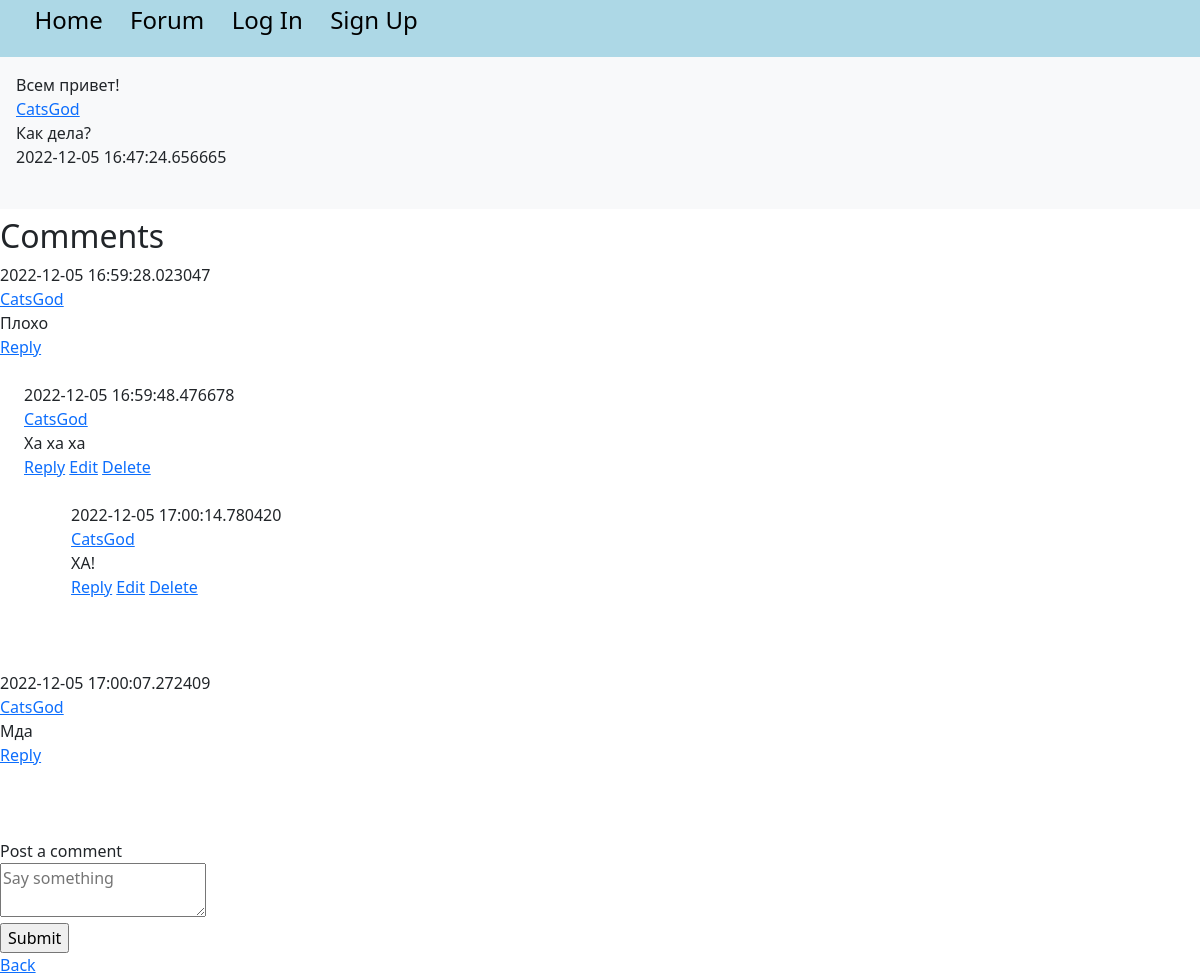
/posts/1, run on the app's committed database.
### models.py (models this page shows)
class Post(db.Model):
    id = db.Column(db.Integer, primary_key=True)
    title = db.Column(db.String(100))
    content = db.Column(db.Text)
    poster_id = db.Column(db.Integer, db.ForeignKey(User.id))
    date_posted = db.Column(db.DateTime, default=datetime.utcnow)
    slug = db.Column(db.String(256))
    comments = db.relationship('Comment', backref='commented_post')

class User(UserMixin, db.Model):
    id = db.Column(db.Integer, primary_key=True)
    email = db.Column(db.String(100), unique=True)
    password = db.Column(db.String(100))
    name = db.Column(db.String(1000))
    last_seen = db.Column(db.String(100))
    posts = db.relationship('Post', backref='poster')

class Comment(db.Model):
    id = db.Column(db.Integer, primary_key=True)
    author_id = db.Column(db.Integer, db.ForeignKey(User.id))
    author_name = db.relationship('User', backref='comment_poster')
    content = db.Column(db.Text)
    timestamp = db.Column(db.DateTime, default=datetime.utcnow)
    post_id = db.Column(db.Integer, db.ForeignKey(Post.id))
    replies = db.relationship('Reply', backref='replied_comment')

class Reply(db.Model):
    id = db.Column(db.Integer, primary_key=True)
    reply_author_id = db.Column(db.Integer, db.ForeignKey(User.id))
    reply_author_name = db.relationship('User', backref='reply_poster')
    content = db.Column(db.Text)
    timestamp = db.Column(db.DateTime, default=datetime.utcnow)
    comment_id = db.Column(db.Integer, db.ForeignKey(Comment.id))
    post_id = db.Column(db.Integer, db.ForeignKey(Post.id))
    replies = db.relationship('ReplyThread', backref='replied_thread')

class ReplyThread(db.Model):
    id = db.Column(db.Integer, primary_key=True)
    author_id = db.Column(db.Integer, db.ForeignKey(User.id))
    author_name = db.relationship('User', backref='reply_thread_poster')
    content = db.Column(db.Text)
    timestamp = db.Column(db.DateTime, default=datetime.utcnow)
    reply_id = db.Column(db.Integer, db.ForeignKey(Reply.id))
    parent_id = db.Column(db.Integer, db.ForeignKey('reply_thread.id'))
    children = db.relationship('ReplyThread', backref='parent', remote_side=[id])
    post_id = db.Column(db.Integer, db.ForeignKey(Post.id))
    depth = db.Column(db.Integer, default=1)

### app.py (the view)
@app.route('/posts/<int:id>')
def post(id):
    post = Post.query.get_or_404(id)
    comments = Comment.query.order_by(Comment.timestamp)
    replies = Reply.query.order_by(Reply.timestamp)
    reply_threads = ReplyThread.query.order_by(ReplyThread.timestamp)
    specific_comments = [comment for comment in comments if comment.post_id == id]
    return render_template("post.html", post=post, comments=specific_comments, replies=replies,
                           reply_threads=reply_threads, reply_thread_continued=reply_threads)

### templates/post.html (shortened to what this page needs)
<!DOCTYPE html>
<html lang="en">
<head>
        <link href="https://cdn.jsdelivr.net/npm/bootstrap@5.2.3/dist/css/bootstrap.min.css" rel="stylesheet">
</head>
<link rel="stylesheet" href="/static/style.css">
<body>
<div id="navbar">
    <ul>
        <a href="{{ url_for('home') }}"><li>Home</li></a>
        <a href="{{ url_for('posts') }}"><li>Forum</li></a>
         {% if not current_user.is_authenticated %}
        <a href="{{ url_for('auth.login') }}"><li>Log In</li></a> <a href="{{ url_for('auth.signup') }}"><li>Sign Up</li></a>
        {% endif %}
    </ul>
</div>
<div class="p-3 mb-2 bg-light text-dark">
{{ post.title }}<br>
<a href=" {{ url_for('main.view_profile', id=post.poster_id) }}"> {{ post.poster.name }} </a>
<br>{{ post.content }}<br>
{{ post.date_posted }}<br>
<br>
</div>
<div id="comment-container">
    <h2>Comments</h2>
    {% for comment in comments %}
        {{ comment.timestamp }} <br>
        <a href=" {{ url_for('main.view_profile', id=comment.author_id) }}"> {{ comment.author_name.name }} </a> <br>
        {{ comment.content }} <br>
        <a href="{{ url_for('reply_comment', id=comment.id) }}">Reply</a>
        <br> <br>
        <div id="comment-reply-container">
        {% for reply in replies %}
            {% if reply.comment_id == comment.id %}
                {{ reply.timestamp }} <br>
                <a href=" {{ url_for('main.view_profile', id=reply.reply_author_id) }}"> {{ reply.reply_author_name.name }} </a> <br>
                {{ reply.content }} <br>
                <a href="{{ url_for('reply_thread', id=reply.id) }}">Reply</a>
                <a href="{{ url_for('edit_reply', id=reply.id) }}">Edit</a>
                <a href="{{ url_for('delete_reply', id=reply.id) }}">Delete</a> <br><br>
                <div id="reply-thread-container">
                    {% for reply_thread in reply_threads %}
                    {% if reply_thread.reply_id == reply.id and not reply_thread.parent_id %}
                        {{ reply_thread.timestamp }} <br>
                        <a href=" {{ url_for('main.view_profile', id=reply_thread.author_id) }}"> {{ reply_thread.author_name.name }} </a> <br>
                        {{ reply_thread.content }} <br>
                        <a href="{{ url_for('reply_thread_continue', id=reply_thread.id) }}">Reply</a>
                        <a href="{{ url_for('edit_reply_thread', id=reply_thread.id) }}">Edit</a>
                        <a href="{{ url_for('delete_reply_thread', id=reply_thread.id) }}">Delete</a>
                        <br>
                    {% endif %}
                {% endfor %}
                </div>
                <br>
            {% endif %}
        {% endfor %} <br>
        </div>
    {% endfor %}
</div>
<br>
<div id="add-comment-container">
    <form class="comment-form" action="{{ url_for('post_comment', id=post.id) }}" method="post">
        <label for="comment-content">Post a comment</label>
        <div class="field">
            <textarea id="comment-content" name="comment_body" placeholder="Say something"></textarea>
        </div>
        <input type="submit">
    </form>
</div>
<a href="{{ url_for('posts') }}">Back</a>
</body>
</html>

### static/style.css (style rules this page uses)
* { font-family: Segoe UI; }
#navbar { background-color: lightblue; padding: 0.2%; }
li { font-size: 1.5em; text-decoration: none; color: black; display: inline-block; padding-right: 2%; }
#comment-reply-container { margin-left: 2%; }
#reply-thread-container { margin-left: 4%; }

### data on the page
Post: title "Всем привет!", content "Как дела?", date_posted "2022-12-05 16:47:24.656665"
User: poster.name "CatsGod"
Comment: timestamp "2022-12-05 16:59:28.023047", author_name.name "CatsGod", content "Плохо"
Reply: timestamp "2022-12-05 16:59:48.476678", reply_author_name.name "CatsGod", content "Ха ха ха"
ReplyThread: timestamp "2022-12-05 17:00:14.780420", author_name.name "CatsGod", content "ХА!"
Comment: timestamp "2022-12-05 17:00:07.272409", author_name.name "CatsGod", content "Мда"
